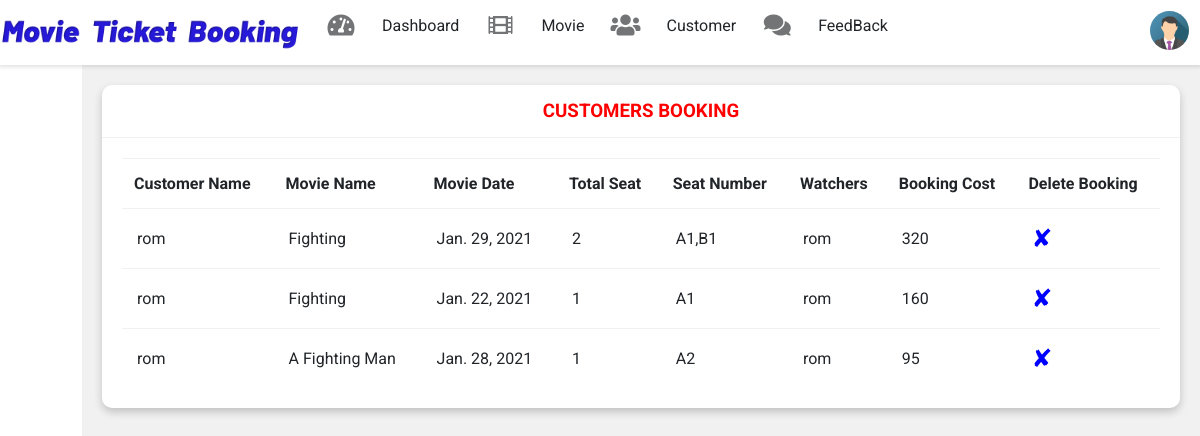
Screenshot of /admin-view-customer-booking (signed in) with the database file from the repository.
### multiplex/models.py (models this page shows, shortened)
class Booking(models.Model):
    customer = models.ForeignKey('Customer', on_delete=models.CASCADE)
    movie = models.ForeignKey('Movie', on_delete=models.CASCADE)
    date = models.DateField()
    seatNumber = models.CharField(max_length=500)
    totalSeat = models.PositiveIntegerField()
    cost = models.PositiveIntegerField()
    watchers = models.CharField(max_length=500, null=True)
    bookingDate = models.DateField(auto_now=True)

class Customer(models.Model):
    user = models.OneToOneField(User, on_delete=models.CASCADE)
    profile_pic = models.ImageField(upload_to='profile_pic/CustomerProfilePic/', null=True, blank=True)
    mobile = models.CharField(max_length=20, null=False)
    def __str__(self):
        return self.user.first_name

class Movie(models.Model):
    name = models.CharField(max_length=50, null=True)
    actor = models.CharField(max_length=50, null=True)
    director = models.CharField(max_length=50, null=True)
    description = models.CharField(max_length=500, null=True)
    poster = models.ImageField(upload_to='movie_pic/movie_poster/', null=True, blank=True)
    video = models.CharField(max_length=200, null=True)
    category = models.CharField(max_length=200, choices=Category_CHOICES, default="General")
    release_date = models.DateField(default=datetime.date.today)
    price = models.IntegerField(default=100)
    org_price = models.IntegerField(default=price)
    popularity = models.IntegerField(default=0)
    out_date = models.DateField(default=datetime.date.today)
    limitation = models.CharField(max_length=30, choices=CHOICES, default='Older Kids (7+)')
    hall = models.CharField(max_length=10, choices=Hall_CHOICES, default='A')
    def __str__(self):
        return self.name

### multiplex/views.py (the view)
# urls.py: path('admin-view-customer-booking', views.admin_view_customer_booking_view, name='admin-view-customer-booking'),
@login_required(login_url='adminlogin')
def admin_view_customer_booking_view(request):
    bookings = models.Booking.objects.all()
    return render(request, 'multiplex/admin_view_customer_booking.html', {'bookings': bookings})

### templates/multiplex/admin_view_customer_booking.html
{% extends 'multiplex/adminbase.html' %}
{% block content %}
{% load static %}
<div class="wrapper">
    <div class="row">
        <div class="col-12 col-m-12 col-sm-12">
            <div class="card">
                <div class="card-header">
                    <h3 style="color:red; text-align:center">
                        CUSTOMERS BOOKING
                    </h3>
                </div>
                <div class="card-content">
                    <table>
                        <thead>
                        <tr>
                            <th>Customer Name</th>
                            <th>Movie Name</th>
                            <th>Movie Date</th>
                            <th>Total Seat</th>
                            <th>Seat Number</th>
                            <th>Watchers</th>
                            <th>Booking Cost</th>
                            <th>Delete Booking</th>
                        </tr>
                        </thead>
                        <tbody>
                        {% for b in bookings %}
                        <tr>
                            <td> {{b.customer}}</td>
                            <td> {{b.movie}}</td>
                            <td> {{b.date}}</td>
                            <td> {{b.totalSeat}}</td>
                            <td> {{b.seatNumber}}</td>
                            <td> {{b.watchers}}</td>
                            <td> {{b.cost}}</td>
                            <td><a href="{% url 'delete-booking' b.id  %}"
                                   style="color:blue; text-decoration:none;font-size:25px;">&#10008;</a></td>
                        </tr>
                        {% endfor %}
                        </tbody>
                    </table>
                </div>
            </div>
        </div>
    </div>
    <br><br><br><br><br><br><br><br><br><br><br><br><br><br><br><br>
</div>
{% endblock content %}

### rows the page displays
Booking: customer "rom", movie "Fighting", date "Jan. 29, 2021", totalSeat "2", seatNumber "A1,B1", watchers "rom", cost "320"
Booking: customer "rom", movie "Fighting", date "Jan. 22, 2021", totalSeat "1", seatNumber "A1", watchers "rom", cost "160"
Booking: customer "rom", movie "A Fighting Man", date "Jan. 28, 2021", totalSeat "1", seatNumber "A2", watchers "rom", cost "95"
